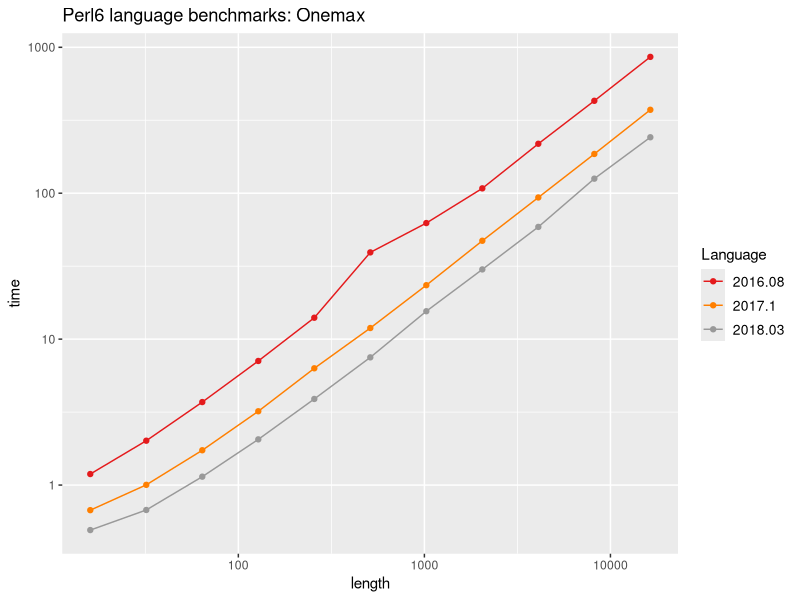
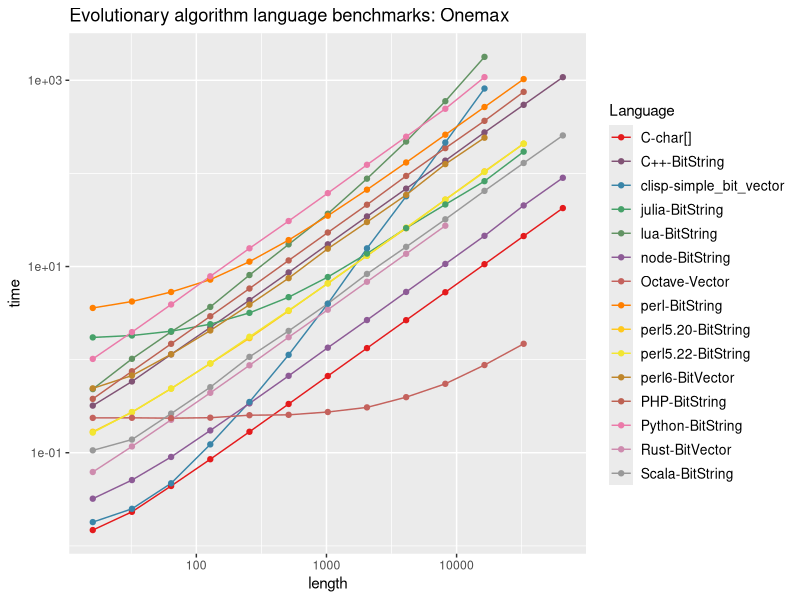
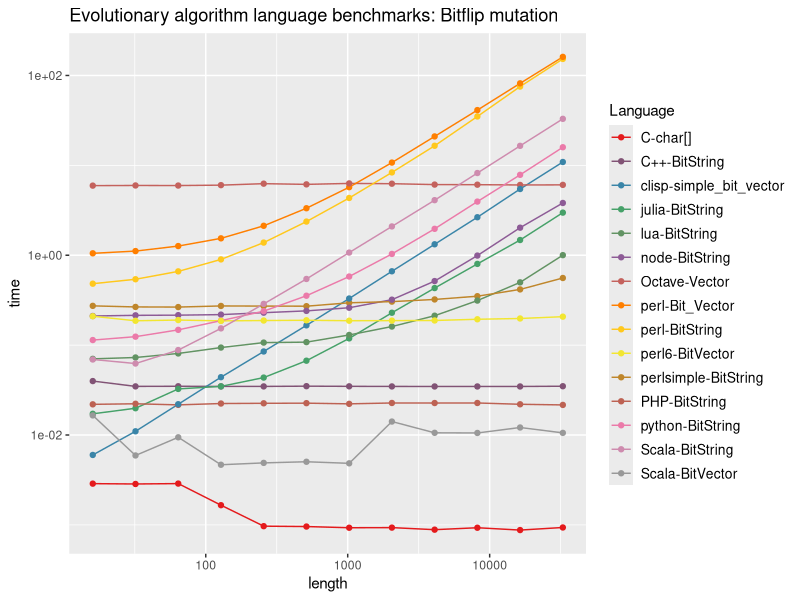
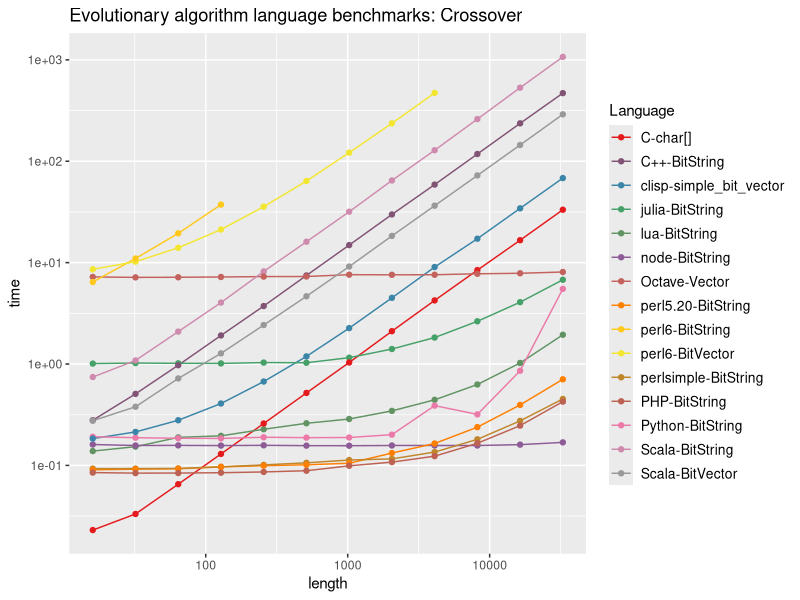
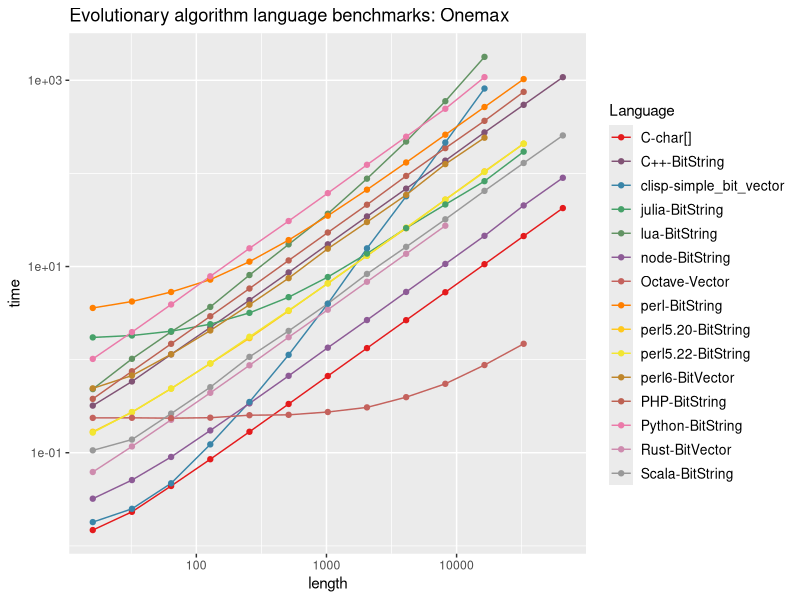
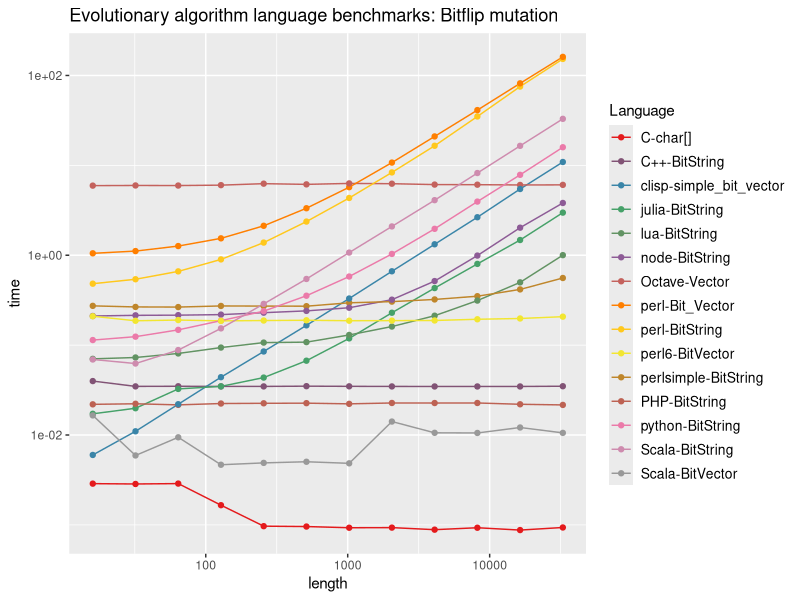

The R script that drew these images, in order: (Note: this script raises an error after producing the figures.)
## ----setup, cache=FALSE,echo=FALSE---------------------------------------
library("ggplot2")
library("RColorBrewer")
measures.mo <- read.csv('measures-maxones-2018.csv',header=TRUE,sep=",",dec=".")
measures.bf <- read.csv('measures-bitflip-2018.csv',header=TRUE,sep=",",dec=".")
measures.xo <- read.csv('measures-xover-2018.csv',header=TRUE,sep=",",dec=".")
measures.perl6 <- read.csv('measures-maxones-perl6.csv',header=TRUE,sep=",",dec=".")
measures.rr <- read.csv('measures-royalroad.csv',header=TRUE,sep=",",dec=".")

## ----results-perl6, cache=FALSE,echo=FALSE-------------------------------
getPalette = colorRampPalette(brewer.pal(9, "Set1"))
colourCount = length(unique(measures.perl6$Version))
ggplot(measures.perl6,aes(x=length,y=time,colour=factor(Version)))+ geom_line() + geom_point()  + ggtitle("Perl6 language benchmarks: Onemax") + scale_y_log10()+scale_x_log10() + scale_color_manual(name='Language',values=getPalette(colourCount)) + theme( legend.text=element_text(size=10))

## ----results-mo, cache=FALSE,echo=FALSE----------------------------------
colourCount = length(unique(measures.mo$languagerepresentation))
ggplot(measures.mo,aes(x=length,y=time,colour=factor(languagerepresentation)))+ geom_line() + geom_point()  + ggtitle("Evolutionary algorithm language benchmarks: Onemax") + scale_y_log10()+scale_x_log10() + scale_color_manual(name='Language',values=getPalette(colourCount)) + theme( legend.text=element_text(size=10))
ggsave("img/results-mo.png", width=8,height=4.5)

## ----results-bf, cache=FALSE,echo=FALSE----------------------------------
colourCount = length(unique(measures.bf$languagerepresentation))
ggplot(measures.bf,aes(x=length,y=time,colour=factor(languagerepresentation)))+ geom_line() + geom_point()  + ggtitle("Evolutionary algorithm language benchmarks: Bitflip mutation") + scale_y_log10()+scale_x_log10() + scale_color_manual(name='Language',values=getPalette(colourCount)) + theme( legend.text=element_text(size=10))
ggsave("img/results-bf.png", width=8,height=4.5)

## ----results-xo, cache=FALSE,echo=FALSE----------------------------------
colourCount = length(unique(measures.bf$languagerepresentation))
ggplot(measures.xo,aes(x=length,y=time,colour=factor(languagerepresentation)))+ geom_line() + geom_point()  + ggtitle("Evolutionary algorithm language benchmarks: Crossover") + scale_y_log10()+scale_x_log10() + scale_color_manual(name='Language',values=getPalette(colourCount)) + theme( legend.text=element_text(size=10))

## ----results-rr, cache=FALSE,echo=FALSE----------------------------------
colourCount = length(unique(measures.rr$Version))
ggplot(measures.rr,aes(x=length,y=time,colour=factor(Version)))+ geom_line() + geom_point()  + ggtitle("Comparing Perl 5 and Perl 6 using the Royal Road Function") + scale_y_log10()+scale_x_log10() + scale_color_manual(name='Language',values=getPalette(colourCount)) + theme( legend.text=element_text(size=10))
ggsave("img/results-rr.png", width=8,height=4.5)
